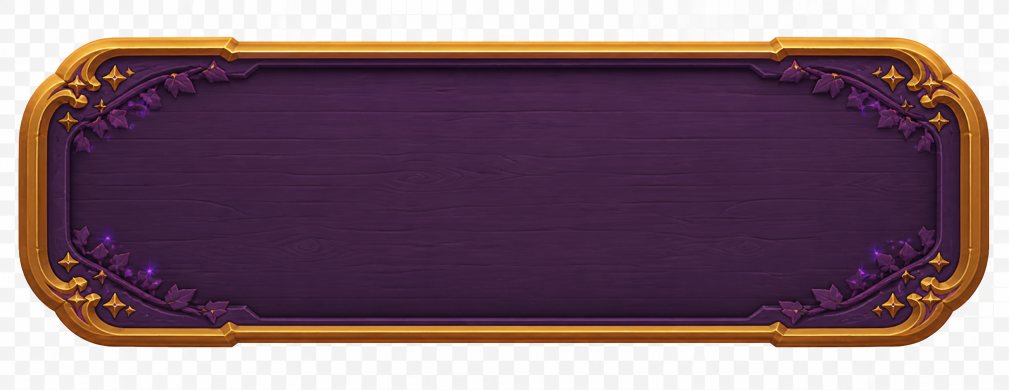
#> input picture prototype/artifacts/audio-ui-raw/audio-settings-panel-raw.png, 2017 x 780 px (shown at 1/2 size); its folder holds only this picture in this run
$ python prepare-audio-ui-assets.py
#> lines starting #> are read from the running program, lines starting #| are printed output that depends on the picture
from __future__ import annotations

from collections import deque
from pathlib import Path

from PIL import Image


ROOT = Path(__file__).resolve().parents[1]
RAW_ROOT = ROOT / "artifacts" / "audio-ui-raw"
OUTPUT_ROOT = ROOT / "public" / "assets" / "game" / "chibi" / "ui"

ASSETS = {
    "audio-settings-panel": ((248, 96), 4),
    "icon-audio-settings": ((96, 96), 7),
    "icon-sfx-off": ((96, 96), 7),
}


def is_edge_neutral(pixel: tuple[int, int, int, int]) -> bool:
    red, green, blue, alpha = pixel
    return alpha == 0 or (
        min(red, green, blue) >= 218
        and max(red, green, blue) - min(red, green, blue) <= 24
    )


def remove_connected_preview_background(image: Image.Image) -> Image.Image:
    rgba = image.convert("RGBA")
    width, height = rgba.size
#> width = 2017; height = 780
    pixels = rgba.load()
    queued = bytearray(width * height)
    queue: deque[tuple[int, int]] = deque()

    def enqueue(x: int, y: int) -> None:
        offset = y * width + x
        if not queued[offset] and is_edge_neutral(pixels[x, y]):
            queued[offset] = 1
            queue.append((x, y))

    for x in range(width):
        enqueue(x, 0)
        enqueue(x, height - 1)
    for y in range(height):
        enqueue(0, y)
        enqueue(width - 1, y)

    while queue:
        x, y = queue.popleft()
        red, green, blue, _alpha = pixels[x, y]
        pixels[x, y] = (red, green, blue, 0)
        for next_x, next_y in ((x - 1, y), (x + 1, y), (x, y - 1), (x, y + 1)):
            if 0 <= next_x < width and 0 <= next_y < height:
                enqueue(next_x, next_y)
    return rgba


def fit_without_stretch(image: Image.Image, size: tuple[int, int], padding: int) -> Image.Image:
#> called with size = (248, 96), padding = 4
    bounds = image.getchannel("A").getbbox()
    if bounds is None:
        raise ValueError("audio UI asset has no visible subject after background cleanup")
    subject = image.crop(bounds)
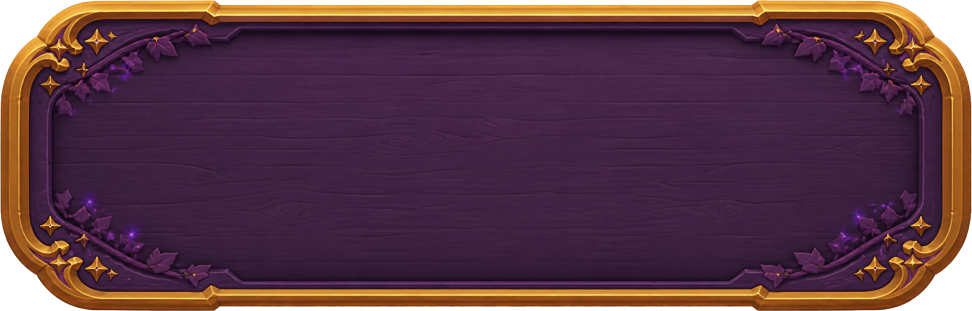
#> subject: PIL image 1943x622 RGBA (shown at 1/2 size); mean R, G, B, A 90.2, 56.2, 69.9, 241.6; transparent parts drawn white
    available_width = size[0] - 2 * padding
    available_height = size[1] - 2 * padding
    scale = min(available_width / subject.width, available_height / subject.height)
    scaled_size = (
        max(1, round(subject.width * scale)),
        max(1, round(subject.height * scale)),
    )
    subject = subject.resize(scaled_size, Image.Resampling.LANCZOS)
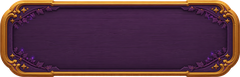
#> subject: PIL image 240x77 RGBA; mean R, G, B, A 81.1, 46.5, 59.3, 241.5; transparent parts drawn white
    canvas = Image.new("RGBA", size, (0, 0, 0, 0))
#> canvas: PIL image 248x96 RGBA; every value is 0
    position = ((size[0] - subject.width) // 2, (size[1] - subject.height) // 2)
    canvas.alpha_composite(subject, position)
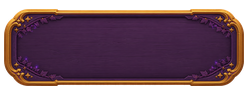
#> canvas: PIL image 248x96 RGBA; mean R, G, B, A 62.9, 36.1, 46, 187.5; transparent parts drawn white
    return canvas


def main() -> None:
    OUTPUT_ROOT.mkdir(parents=True, exist_ok=True)
    normalized_assets: dict[str, Image.Image] = {}
    for stem, (size, padding) in ASSETS.items():
        source = RAW_ROOT / f"{stem}-raw.png"
        if not source.is_file():
#> (the run stopped early here; a loop or call above may not have finished)
